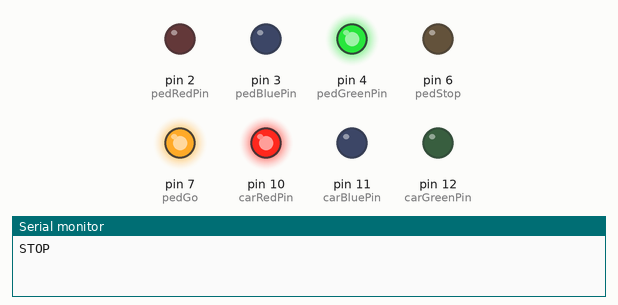
Simulated run of this sketch. Board: Arduino Uno, built with avr-gcc and run on an emulated ATmega328P. Shown: output pins drawn as LEDs (lit = HIGH), the last lines printed to the serial monitor.

Above: at 0.3 s.
At 1.4 s:
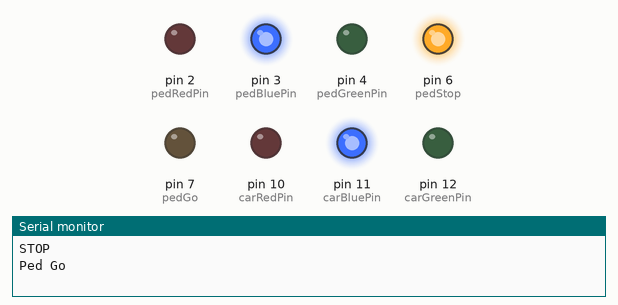
At 2.5 s:
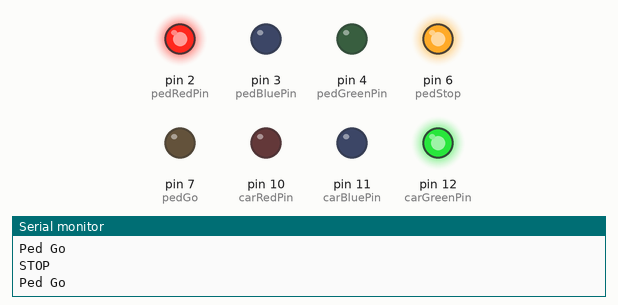
Timing chart, 0 to 3.7 s (numbered marks = the images above):
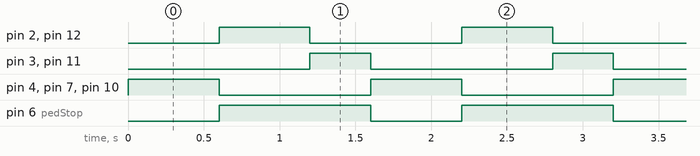

The sketch:

t3b_allTrafficLights_mar21.ino
```cpp
//Initialise traffic Light vars
int carGreenPin = 12;
int carBluePin = 11;
int carRedPin = 10;

//Initialise Pedestrian Movement vars
int pedGo = 7;
int pedStop = 6;

//Initialise Pedestrian Traffic Light vars
int pedGreenPin = 4;
int pedBluePin = 3;
int pedRedPin = 2;


void setup() {
  Serial.begin(9600);

  pinMode(carRedPin, OUTPUT);
  pinMode(carBluePin, OUTPUT);
  pinMode(carGreenPin, OUTPUT);

  pinMode(pedGo, OUTPUT);
  pinMode(pedStop, OUTPUT);

  pinMode(pedRedPin, OUTPUT);
  pinMode(pedBluePin, OUTPUT);
  pinMode(pedGreenPin, OUTPUT);
// put your setup code here, to run once:

}

void loop() {
  //Cars stop - Red
  //Peds Go- Green
  PedestrianLights(HIGH, LOW, LOW);
  TrafficLights(LOW, HIGH, LOW, 600);
  //Cars go - Green
  //Peds Stop - Red
  PedestrianLights(LOW, HIGH, LOW);
  TrafficLights(HIGH, LOW, LOW, 600);
  //Cars go slowly - Blue
  //Peds Go slowly- Blue
  PedestrianLights(LOW, LOW, HIGH);
  TrafficLights(LOW, LOW, HIGH, 400);

  // put your main code here, to run repeatedly:
}

//void TrafficLights(uint8_t pGreen, uint8_t pRed, uint8_t pBlue, int pDelayVal){
//  GreenRedBlue(pGreen, pRed, pBlue, pDelayVal);
//  PedestrianGo(pGreen, pRed);
//}

void TrafficLights(uint8_t green, uint8_t red, uint8_t blue, int delayVal) {
  //Serial.println(green);

  CarLights(green, red, blue);
  PedestrianGo(green, red);
  delay(delayVal);
}

void CarLights(uint8_t isGreen, uint8_t isRed, uint8_t isBlue){
  digitalWrite(carGreenPin, isGreen);
  digitalWrite(carBluePin, isBlue);
  digitalWrite(carRedPin, isRed);
}

void PedestrianLights(uint8_t isGreen, uint8_t isRed, uint8_t isBlue){
  digitalWrite(pedGreenPin, isGreen);
  digitalWrite(pedBluePin, isBlue);
  digitalWrite(pedRedPin, isRed);
}

void PedestrianGo(uint8_t isGreen, uint8_t isRed) {
  digitalWrite(pedGo, HIGH);
  digitalWrite(pedStop, HIGH);

  if (isGreen && !isRed) {
    Serial.println("Ped Go");
    digitalWrite(pedGo, LOW);
    digitalWrite(pedStop, HIGH);
  }
  else if (!isGreen && isRed) {
    Serial.println("STOP");
    digitalWrite(pedGo, HIGH);
    digitalWrite(pedStop, LOW);
  }
  else {
    digitalWrite(pedGo, LOW);
    digitalWrite(pedStop, HIGH);
  }
}
```

Measured:
- by itself, pin 3 (pedBluePin), pin 11 (carBluePin): alternates HIGH for 0.40 s and LOW for 1.2 s
- by itself, pin 6 (pedStop): alternates HIGH for 1.0 s and LOW for 0.60 s
- by itself, pin 2 (pedRedPin), pin 4 (pedGreenPin), pin 7 (pedGo), pin 10 (carRedPin), pin 12 (carGreenPin): alternates HIGH for 0.60 s and LOW for 1.0 s
